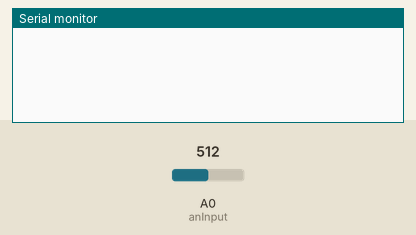
Recording of a sketch running on a simulated Arduino Uno, built with avr-gcc and run on an emulated ATmega328P. Parts: the last lines printed to the serial monitor. The test bench sets the inputs (shaded band); at power-on: A0 (anInput) = 512.

Above: at 1.2 s.
1.3 s: A0 (anInput) set to 716
At 2.8 s:
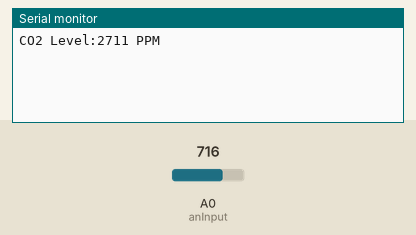
4.3 s: A0 (anInput) set to 900
At 7.2 s:
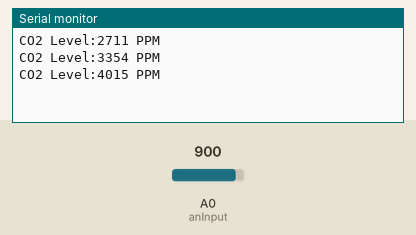
Timing chart, 0 to 8.7 s (numbered marks = the images above; inputs shaded):
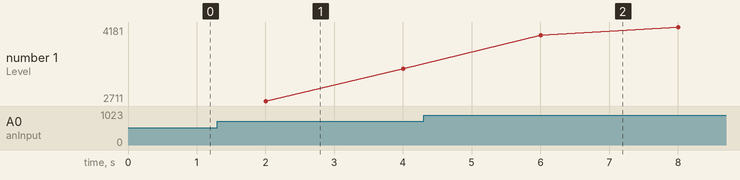

Measured:
- after the input at 1.3 s, the serial monitor: prints a new line after 0.70 s (image 1)
- after the input at 4.3 s, the serial monitor: prints a new line after 1.7 s (image 2)
- plotted number 1: 3354 → 4181 after the input at 4.3 s

The sketch:

co2ppm_meter.ino
```cpp
/*
 * Carbon Dioxide Parts Per Million Meter
 * CO2PPM
 *
 * learnelectronics
 * 26 MAR 2017
 *
 * www.youtube.com/c/learnelectronics
 * arduino0169@gmail.com
 */

/*
 * Atmospheric CO2 Level..............400ppm
 * Average indoor co2.............350-450ppm
 * Maxiumum acceptable co2...........1000ppm
 * Dangerous co2 levels.............>2000ppm
 */


//---------------------------------------------------------------------------------------------------------------
//                                                   DEFINES
//---------------------------------------------------------------------------------------------------------------

#define anInput     A0                        //analog feed from MQ135
#define digTrigger   2                        //digital feed from MQ135
#define co2Zero     59                        //calibrated CO2 0 level

//---------------------------------------------------------------------------------------------------------------
//                                                  SETUP
//---------------------------------------------------------------------------------------------------------------
void setup() {

  pinMode(anInput,INPUT);                     //MQ135 analog feed set for input
  Serial.begin(9600);                         //serial comms for debuging

}
//---------------------------------------------------------------------------------------------------------------
//                                               MAIN LOOP
//---------------------------------------------------------------------------------------------------------------
void loop() {

int co2now[10];                               //int array for co2 readings
int co2raw = 0;                               //int for raw value of co2
int co2comp = 0;                              //int for compensated co2
int co2ppm = 0;                               //int for calculated ppm
int zzz = 0;                                  //int for averaging
int grafX = 0;                                //int for x value of graph
int total=0;
for (int x = 0;x<10;x++){                   //samplpe co2 10x over 2 seconds
    co2now[x]=analogRead(A0);
    delay(200);
  }

for (int x = 0;x<10;x++){                     //add samples together
    zzz=zzz + co2now[x];

  }
  co2raw = zzz/10;                            //divide samples by 10
  co2comp = co2raw - co2Zero;                 //get compensated value
  co2ppm = map(co2comp,0,1023,400,5000);      //map value for atmospheric levels


  Serial.print("CO2 Level:");               //print title
  Serial.print(co2ppm);                      //print co2 ppm
  Serial.println(" PPM");                      //print units
 ;

}
```
